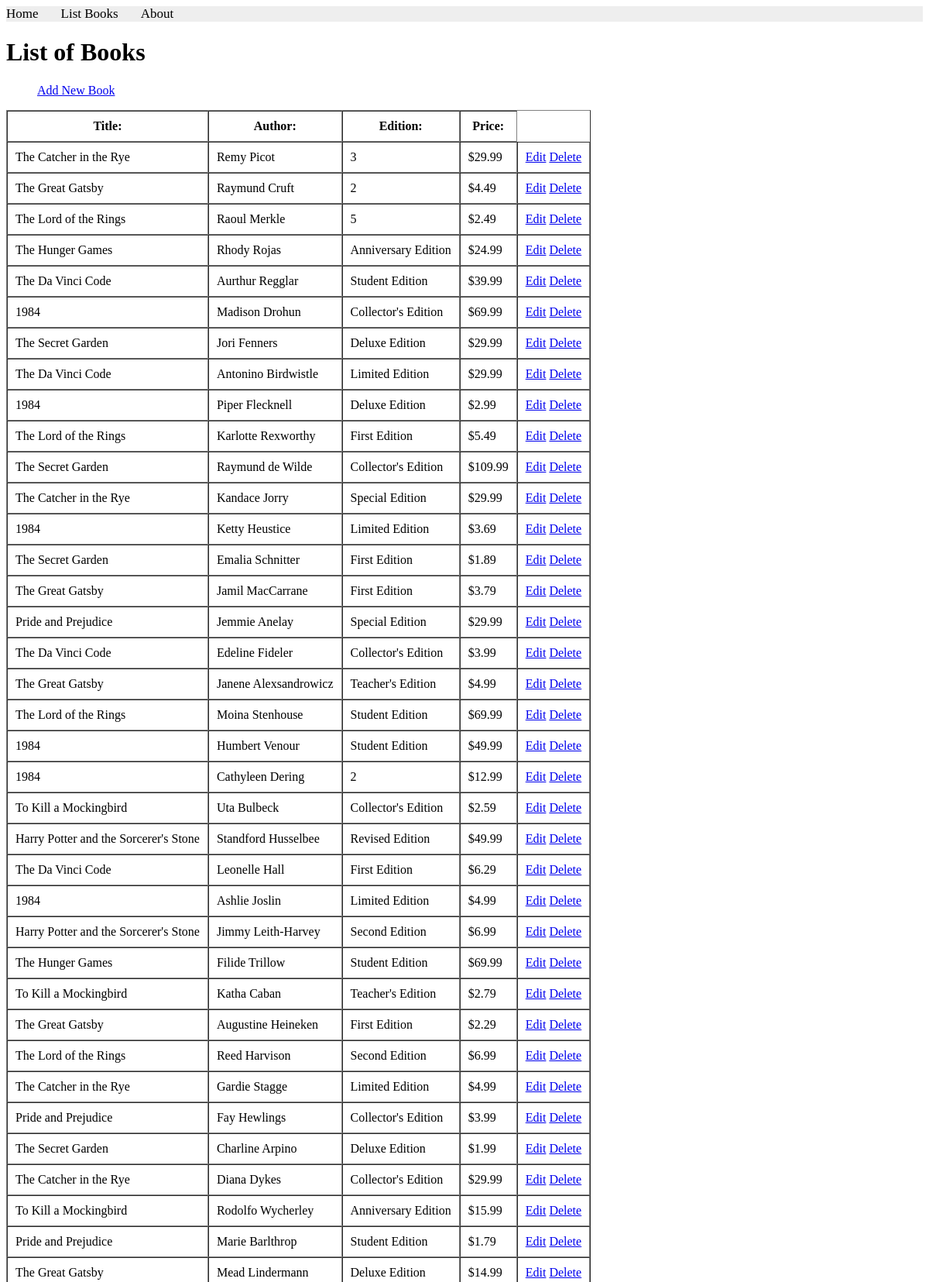
The app's page /books/l10p2/listB/ (upper part) with its own data.
### apps/bookmodule/models.py (models this page shows)
class Book(models.Model):
    title = models.CharField(max_length = 50)
    author = models.CharField(max_length = 50)
    price = models.FloatField(default = 0.0)
    edition = models.SmallIntegerField(default = 1)

### apps/bookmodule/views.py (the view)
# urls.py: path('l10p2/listB/', views.l10_part2_listB, name="books.l10p2"),
def l10_part2_listB(request):
    return render(request, 'bookmodule/l10_part2.html', {'books': Book.objects.all()})

### apps/templates/bookmodule/l10_part2.html (shortened to what this page needs)
{% extends "layouts/base.html" %}
{% load static %}
{% block content %}
  <h1>List of Books</h1>
  <ul>
    <a href="{% url 'books.l10p2add' %}">Add New Book</a>
  </ul>
  <table border="1" cellpadding="10" cellspacing="0">
    <tr>
      <th>Title:</th>
      <th>Author:</th>
      <th>Edition:</th>
      <th>Price:</th>
    </tr>
    {% for book in books %}
      <tr>
        <td>{{ book.title }}</td>
        <td>{{ book.author }}</td>
        <td>{{ book.edition }}</td>
        <td>${{ book.price }}</td>
        <td>
          <a href="{% url 'books.l10p2edit' book.id %}">Edit</a>
          <a href="{% url 'books.l10p2delete' book.id %}">Delete</a>
        </td>
      </tr>
    {% endfor %}
  </table>
{% endblock content %}

### records on screen
Book: title "The Catcher in the Rye", author "Remy Picot", edition "3", price "29.99"
Book: title "The Great Gatsby", author "Raymund Cruft", edition "2", price "4.49"
Book: title "The Lord of the Rings", author "Raoul Merkle", edition "5", price "2.49"
Book: title "The Hunger Games", author "Rhody Rojas", edition "Anniversary Edition", price "24.99"
Book: title "The Da Vinci Code", author "Aurthur Regglar", edition "Student Edition", price "39.99"
Book: title "1984", author "Madison Drohun", edition "Collector's Edition", price "69.99"
Book: title "The Secret Garden", author "Jori Fenners", edition "Deluxe Edition", price "29.99"
Book: title "The Da Vinci Code", author "Antonino Birdwistle", edition "Limited Edition", price "29.99"
Book: title "1984", author "Piper Flecknell", edition "Deluxe Edition", price "2.99"
Book: title "The Lord of the Rings", author "Karlotte Rexworthy", edition "First Edition", price "5.49"
Book: title "The Secret Garden", author "Raymund de Wilde", edition "Collector's Edition", price "109.99"
Book: title "The Catcher in the Rye", author "Kandace Jorry", edition "Special Edition", price "29.99"
Book: title "1984", author "Ketty Heustice", edition "Limited Edition", price "3.69"
Book: title "The Secret Garden", author "Emalia Schnitter", edition "First Edition", price "1.89"
Book: title "The Great Gatsby", author "Jamil MacCarrane", edition "First Edition", price "3.79"
Book: title "Pride and Prejudice", author "Jemmie Anelay", edition "Special Edition", price "29.99"
Book: title "The Da Vinci Code", author "Edeline Fideler", edition "Collector's Edition", price "3.99"
Book: title "The Great Gatsby", author "Janene Alexsandrowicz", edition "Teacher's Edition", price "4.99"
Book: title "The Lord of the Rings", author "Moina Stenhouse", edition "Student Edition", price "69.99"
Book: title "1984", author "Humbert Venour", edition "Student Edition", price "49.99"
Book: title "1984", author "Cathyleen Dering", edition "2", price "12.99"
Book: title "To Kill a Mockingbird", author "Uta Bulbeck", edition "Collector's Edition", price "2.59"
Book: title "Harry Potter and the Sorcerer's Stone", author "Standford Husselbee", edition "Revised Edition", price "49.99"
Book: title "The Da Vinci Code", author "Leonelle Hall", edition "First Edition", price "6.29"
Book: title "1984", author "Ashlie Joslin", edition "Limited Edition", price "4.99"
Book: title "Harry Potter and the Sorcerer's Stone", author "Jimmy Leith-Harvey", edition "Second Edition", price "6.99"
Book: title "The Hunger Games", author "Filide Trillow", edition "Student Edition", price "69.99"
Book: title "To Kill a Mockingbird", author "Katha Caban", edition "Teacher's Edition", price "2.79"
Book: title "The Great Gatsby", author "Augustine Heineken", edition "First Edition", price "2.29"
Book: title "The Lord of the Rings", author "Reed Harvison", edition "Second Edition", price "6.99"
Book: title "The Catcher in the Rye", author "Gardie Stagge", edition "Limited Edition", price "4.99"
Book: title "Pride and Prejudice", author "Fay Hewlings", edition "Collector's Edition", price "3.99"
Book: title "The Secret Garden", author "Charline Arpino", edition "Deluxe Edition", price "1.99"
Book: title "The Catcher in the Rye", author "Diana Dykes", edition "Collector's Edition", price "29.99"
Book: title "To Kill a Mockingbird", author "Rodolfo Wycherley", edition "Anniversary Edition", price "15.99"
Book: title "Pride and Prejudice", author "Marie Barlthrop", edition "Student Edition", price "1.79"
Book: title "The Great Gatsby", author "Mead Lindermann", edition "Deluxe Edition", price "14.99"
